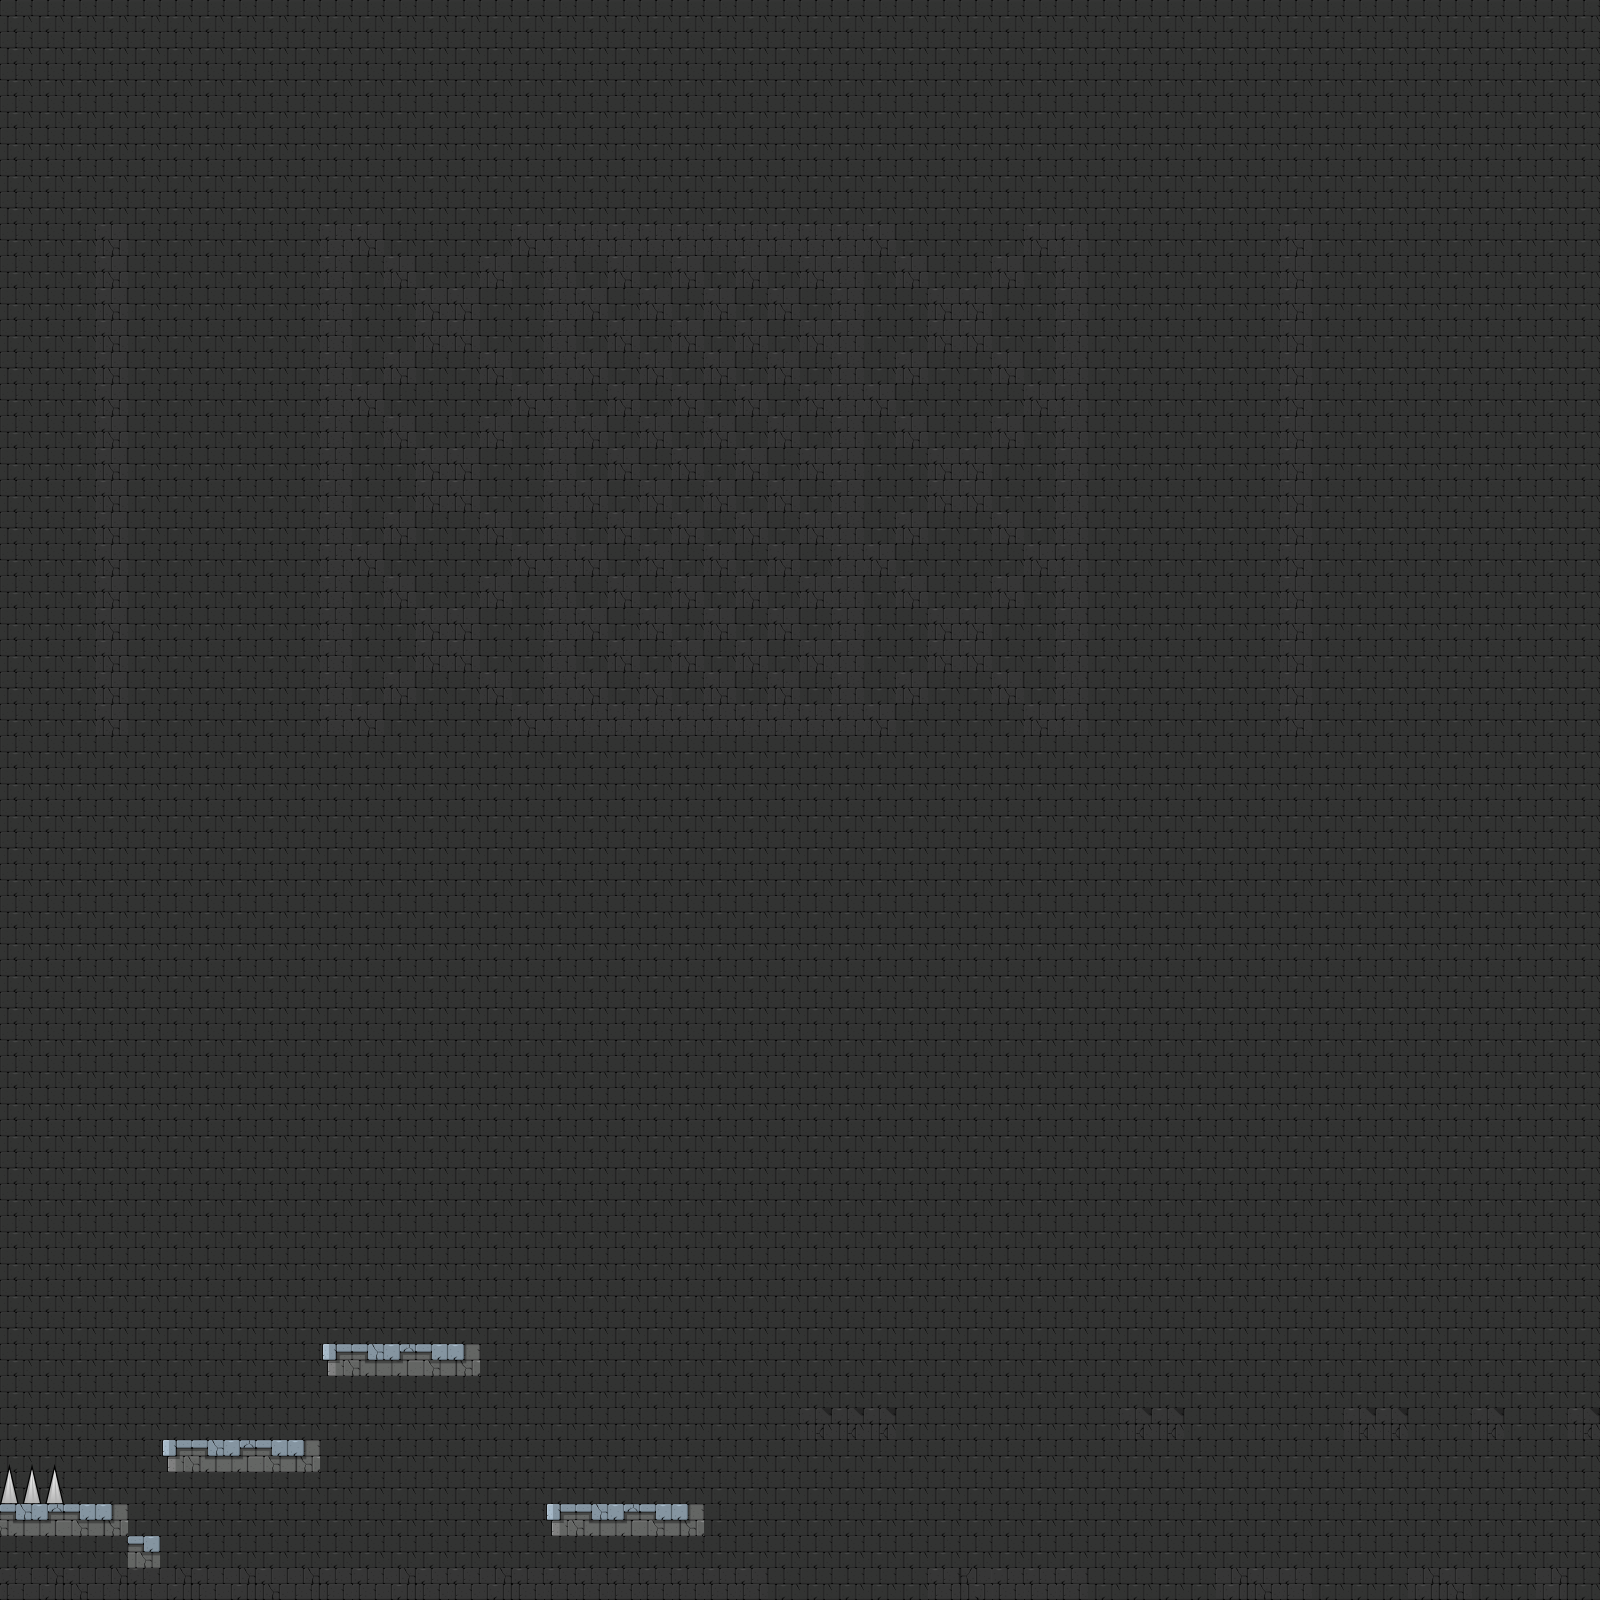

This is a level from a 2D game, rendered from its Tiled map with the project's own tilesets. A one-line summary and the map file follow, with tile-layer data summarised:
An orthogonal 50x50 tile map with 32x32 px tiles, 3 tile layers (Copy of BackGround, BackGround, Tile Layer 1).

<map version="1.2" tiledversion="1.2.0" orientation="orthogonal" renderorder="right-down" width="50" height="50" tilewidth="32" tileheight="32" infinite="0" nextlayerid="4" nextobjectid="1">
 <tileset firstgid="1" source="Tileset (1).tsx" />
 <layer id="3" name="Copy of BackGround" width="50" height="50" opacity="0.5">
  <data>[2500 cells, 2500 non-empty, 1 distinct tile ids]</data>
 </layer>
 <layer id="2" name="BackGround" width="50" height="50">
  <data>[2500 cells, 232 non-empty, 2 distinct tile ids]</data>
 </layer>
 <layer id="1" name="Tile Layer 1" width="50" height="50">
  <data>[2500 cells, 68 non-empty, 17 distinct tile ids]</data>
 </layer>
</map>
